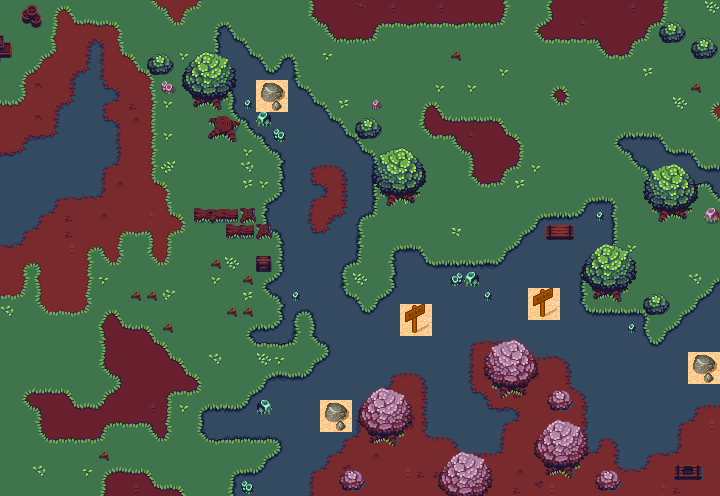

The image is a tile-based game level rendered from a .tmx file. Its description and source (layers, tilesets, objects; grid data summarised) follow:
An orthogonal 45x31 tile map with 16x16 px tiles, 3 tile layers (Ground, Fringe, newTilset), 2 tilesets and 1 object (player_start).

<map version="1.0" orientation="orthogonal" renderorder="right-down" width="45" height="31" tilewidth="16" tileheight="16" nextobjectid="40">
 <properties>
  <property name="enemyTint" type="color" value="#ffa33636" />
 </properties>
 <tileset firstgid="1" name="outdoor" tilewidth="16" tileheight="16" tilecount="288" columns="24">
  <image source="buch-outdoor.png" width="384" height="192" />
  <terraintypes>
   <terrain name="Grass" tile="150" />
   <terrain name="Dirt" tile="100" />
   <terrain name="Dark Dirt" tile="34" />
   <terrain name="Water" tile="171" />
  </terraintypes>
  <tile id="0" terrain="0,0,0,1" />
  <tile id="1" terrain="0,0,1,1" />
  <tile id="2" terrain="0,0,1,1" />
  <tile id="3" terrain="0,0,1,1" />
  <tile id="4" terrain="0,0,1,1" />
  <tile id="5" terrain="0,0,1,0" />
  <tile id="6" terrain="0,0,0,0" probability="0.1" />
  <tile id="7" terrain="1,1,1,2" />
  <tile id="8" terrain="1,1,2,2" />
  <tile id="9" terrain="1,1,2,2" />
  <tile id="10" terrain="1,1,2,2" />
  <tile id="11" terrain="1,1,2,2" />
  <tile id="12" terrain="1,1,2,1" />
  <tile id="13" terrain="0,0,0,2" />
  <tile id="14" terrain="0,0,2,2" />
  <tile id="15" terrain="0,0,2,2" />
  <tile id="16" terrain="0,0,2,2" />
  <tile id="17" terrain="0,0,2,2" />
  <tile id="18" terrain="0,0,2,0" />
  <tile id="24" terrain="0,1,0,1" />
  <tile id="25" terrain="1,1,1,0" />
  <tile id="26" terrain="1,1,0,1" />
  <tile id="27" terrain="1,1,1,1" probability="0.05" />
  <tile id="28" terrain="1,1,1,1" probability="0.05" />
  <tile id="29" terrain="1,0,1,0" />
  <tile id="30" terrain="0,0,0,0" probability="0.1" />
  <tile id="31" terrain="1,2,1,2" />
  <tile id="32" terrain="2,2,2,1" />
  <tile id="33" terrain="2,2,1,2" />
  <tile id="34" terrain="2,2,2,2" />
  <tile id="35" terrain="2,2,2,2" />
  <tile id="36" terrain="2,1,2,1" />
  <tile id="37" terrain="0,2,0,2" />
  <tile id="38" terrain="2,2,2,0" />
  <tile id="39" terrain="2,2,0,2" />
  <tile id="40" terrain="2,2,2,2" />
  <tile id="42" terrain="2,0,2,0" />
  <tile id="48" terrain="0,1,0,1" />
  <tile id="49" terrain="1,0,1,1" />
  <tile id="50" terrain="0,1,1,1" />
  <tile id="51" terrain="1,1,1,1" probability="0.05" />
  <tile id="52" terrain="1,1,1,1" probability="0.05" />
  <tile id="53" terrain="1,0,1,0" />
  <tile id="54" terrain="0,0,0,0" probability="0.1" />
  <tile id="55" terrain="1,2,1,2" />
  <tile id="56" terrain="2,1,2,2" />
  <tile id="57" terrain="1,2,2,2" />
  <tile id="58" terrain="2,2,2,2" />
  <tile id="59" terrain="2,2,2,2" />
  <tile id="60" terrain="2,1,2,1" />
  <tile id="61" terrain="0,2,0,2" />
  <tile id="62" terrain="2,0,2,2" />
  <tile id="63" terrain="0,2,2,2" />
  <tile id="66" terrain="2,0,2,0" />
  <tile id="72" terrain="0,1,0,1" />
  <tile id="73" terrain="0,1,1,0" />
  <tile id="74" terrain="1,0,0,1" />
  <tile id="75" terrain="1,1,1,1" probability="0.05" />
  <tile id="76" terrain="1,1,1,1" probability="0.05" />
  <tile id="77" terrain="1,0,1,0" />
  <tile id="78" terrain="0,0,0,0" probability="0.1" />
  <tile id="79" terrain="1,2,1,2" />
  <tile id="80" terrain="1,2,2,1" />
  <tile id="81" terrain="2,1,1,2" />
  <tile id="82" terrain="2,2,2,2" probability="0.1" />
  <tile id="83" terrain="2,2,2,2" probability="0.1" />
  <tile id="84" terrain="2,1,2,1" />
  <tile id="85" terrain="0,2,0,2" />
  <tile id="86" terrain="0,2,2,0" />
  <tile id="87" terrain="2,0,0,2" />
  <tile id="90" terrain="2,0,2,0" />
  <tile id="96" terrain="0,1,0,1" />
  <tile id="97" terrain="1,0,0,1" />
  <tile id="98" terrain="0,1,1,0" />
  <tile id="99" terrain="1,1,1,1" probability="0.05" />
  <tile id="100" terrain="1,1,1,1" />
  <tile id="101" terrain="1,0,1,0" />
  <tile id="102" terrain="0,0,0,0" probability="0.1" />
  <tile id="103" terrain="1,2,1,2" />
  <tile id="104" terrain="2,1,1,2" />
  <tile id="105" terrain="1,2,2,1" />
  <tile id="106" terrain="2,2,2,2" probability="0.1" />
  <tile id="107" terrain="2,2,2,2" probability="0.1" />
  <tile id="108" terrain="2,1,2,1" />
  <tile id="109" terrain="0,2,0,2" />
  <tile id="110" terrain="2,0,0,2" />
  <tile id="111" terrain="0,2,2,0" />
  <tile id="114" terrain="2,0,2,0" />
  <tile id="120" terrain="0,1,0,0" />
  <tile id="121" terrain="1,1,0,0" />
  <tile id="122" terrain="1,1,0,0" />
  <tile id="123" terrain="1,1,0,0" />
  <tile id="124" terrain="1,1,0,0" />
  <tile id="125" terrain="1,0,0,0" />
  <tile id="126" terrain="0,0,0,0" probability="0.1" />
  <tile id="127" terrain="1,2,1,1" />
  <tile id="128" terrain="2,2,1,1" />
  <tile id="129" terrain="2,2,1,1" />
  <tile id="130" terrain="2,2,1,1" />
  <tile id="131" terrain="2,2,1,1" />
  <tile id="132" terrain="2,1,1,1" />
  <tile id="133" terrain="0,2,0,0" />
  <tile id="134" terrain="2,2,0,0" />
  <tile id="135" terrain="2,2,0,0" />
  <tile id="136" terrain="2,2,0,0" />
  <tile id="137" terrain="2,2,0,0" />
  <tile id="138" terrain="2,0,0,0" />
  <tile id="144" terrain="0,0,0,3" />
  <tile id="145" terrain="0,0,3,3" />
  <tile id="146" terrain="0,0,3,3" />
  <tile id="147" terrain="0,0,3,3" />
  <tile id="148" terrain="0,0,3,3" />
  <tile id="149" terrain="0,0,3,0" />
  <tile id="150" terrain="0,0,0,0" />
  <tile id="151" terrain="1,1,1,3" />
  <tile id="152" terrain="1,1,3,3" />
  <tile id="153" terrain="1,1,3,3" />
  <tile id="154" terrain="1,1,3,3" />
  <tile id="155" terrain="1,1,3,3" />
  <tile id="156" terrain="1,1,3,1" />
  <tile id="168" terrain="0,3,0,3" />
  <tile id="169" terrain="3,3,3,0" />
  <tile id="170" terrain="3,3,0,3" />
  <tile id="171" terrain="3,3,3,3" />
  <tile id="172" terrain="3,3,3,3" />
  <tile id="173" terrain="3,0,3,0" />
  <tile id="174" terrain="0,0,0,0" />
  <tile id="175" terrain="1,3,1,3" />
  <tile id="176" terrain="3,3,3,1" />
  <tile id="177" terrain="3,3,1,3" />
  <tile id="178" terrain="3,3,3,3" />
  <tile id="179" terrain="3,3,3,3" />
  <tile id="180" terrain="3,1,3,1" />
  <tile id="192" terrain="0,3,0,3" />
  <tile id="193" terrain="3,0,3,3" />
  <tile id="194" terrain="0,3,3,3" />
  <tile id="195" terrain="3,3,3,3" />
  <tile id="196" terrain="3,3,3,3" />
  <tile id="197" terrain="3,0,3,0" />
  <tile id="198" terrain="0,0,0,0" />
  <tile id="199" terrain="1,3,1,3" />
  <tile id="200" terrain="3,1,3,3" />
  <tile id="201" terrain="1,3,3,3" />
  <tile id="202" terrain="3,3,3,3" />
  <tile id="203" terrain="3,3,3,3" />
  <tile id="204" terrain="3,1,3,1" />
  <tile id="216" terrain="0,3,0,3" />
  <tile id="217" terrain="0,3,3,0" />
  <tile id="218" terrain="3,0,0,3" />
  <tile id="219" terrain="3,3,3,3" />
  <tile id="220" terrain="3,3,3,3" />
  <tile id="221" terrain="3,0,3,0" />
  <tile id="222" terrain="0,0,0,0" />
  <tile id="223" terrain="1,3,1,3" />
  <tile id="224" terrain="1,3,3,1" />
  <tile id="225" terrain="3,1,1,3" />
  <tile id="226" terrain="3,3,3,3" />
  <tile id="227" terrain="3,3,3,3" />
  <tile id="228" terrain="3,1,3,1" />
  <tile id="240" terrain="0,3,0,3" />
  <tile id="241" terrain="3,0,0,3" />
  <tile id="242" terrain="0,3,3,0" />
  <tile id="243" terrain="3,3,3,3" />
  <tile id="244" terrain="3,3,3,3" />
  <tile id="245" terrain="3,0,3,0" />
  <tile id="246" terrain="0,0,0,0" />
  <tile id="247" terrain="1,3,1,3" />
  <tile id="248" terrain="3,1,1,3" />
  <tile id="249" terrain="1,3,3,1" />
  <tile id="250" terrain="3,3,3,3" />
  <tile id="251" terrain="3,3,3,3" />
  <tile id="252" terrain="3,1,3,1" />
  <tile id="264" terrain="0,3,0,0" />
  <tile id="265" terrain="3,3,0,0" />
  <tile id="266" terrain="3,3,0,0" />
  <tile id="267" terrain="3,3,0,0" />
  <tile id="268" terrain="3,3,0,0" />
  <tile id="269" terrain="3,0,0,0" />
  <tile id="270" terrain="0,0,0,0" />
  <tile id="271" terrain="1,3,1,1" />
  <tile id="272" terrain="3,3,1,1" />
  <tile id="273" terrain="3,3,1,1" />
  <tile id="274" terrain="3,3,1,1" />
  <tile id="275" terrain="3,3,1,1" />
  <tile id="276" terrain="3,1,1,1" />
 </tileset>
 <tileset firstgid="289" name="tmw_desert_spacing" tilewidth="32" tileheight="32" spacing="1" margin="1" tilecount="48" columns="8">
  <image source="tmw_desert_spacing.png" width="265" height="199" />
 </tileset>
 <layer name="Ground" width="45" height="31">
  <data>[1395 cells, 1395 non-empty, 133 distinct tile ids]</data>
 </layer>
 <layer name="Fringe" width="45" height="31">
  <data>[1395 cells, 192 non-empty, 67 distinct tile ids]</data>
 </layer>
 <layer name="newTilset" width="45" height="31">
  <data>[1395 cells, 3 non-empty, 1 distinct tile ids]</data>
 </layer>
 <objectgroup name="Objects">
  <object id="37" name="player_start" x="208" y="176" width="16" height="16" />
 </objectgroup>
</map>
